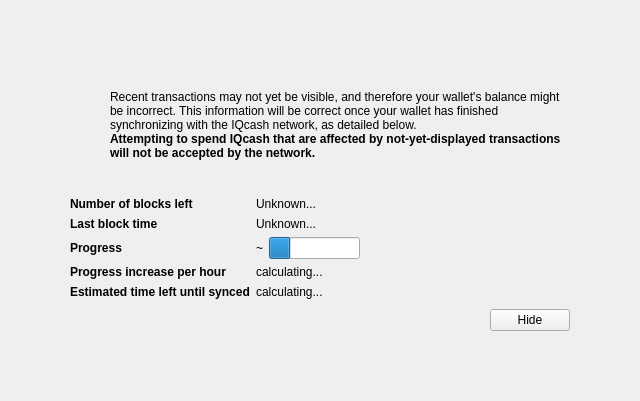
<?xml version="1.0" encoding="UTF-8"?>
<ui version="4.0">
 <class>ModalOverlay</class>
 <widget class="ModalOverlay" name="ModalOverlay">
  <property name="geometry">
   <rect>
    <x>0</x>
    <y>0</y>
    <width>640</width>
    <height>401</height>
   </rect>
  </property>
  <property name="windowTitle">
   <string>Form</string>
  </property>
  <layout class="QVBoxLayout" name="verticalLayout" stretch="0">
   <property name="sizeConstraint">
    <enum>QLayout::SetDefaultConstraint</enum>
   </property>
   <property name="leftMargin">
    <number>0</number>
   </property>
   <property name="topMargin">
    <number>0</number>
   </property>
   <property name="rightMargin">
    <number>0</number>
   </property>
   <property name="bottomMargin">
    <number>0</number>
   </property>
   <item>
    <widget class="QWidget" name="bgWidget" native="true">
     <property name="styleSheet">
      <string notr="true"/>
     </property>
     <layout class="QVBoxLayout" name="verticalLayoutMain" stretch="0">
      <property name="leftMargin">
       <number>60</number>
      </property>
      <property name="topMargin">
       <number>60</number>
      </property>
      <property name="rightMargin">
       <number>60</number>
      </property>
      <property name="bottomMargin">
       <number>60</number>
      </property>
      <item>
       <widget class="QWidget" name="contentWidget" native="true">
        <property name="styleSheet">
         <string notr="true"/>
        </property>
        <layout class="QVBoxLayout" name="verticalLayoutSub" stretch="1,0,0,0,0">
         <property name="spacing">
          <number>0</number>
         </property>
         <property name="leftMargin">
          <number>10</number>
         </property>
         <property name="topMargin">
          <number>10</number>
         </property>
         <property name="rightMargin">
          <number>10</number>
         </property>
         <property name="bottomMargin">
          <number>10</number>
         </property>
         <item>
          <layout class="QHBoxLayout" name="horizontalLayoutIconText" stretch="0,1">
           <property name="topMargin">
            <number>20</number>
           </property>
           <item>
            <layout class="QVBoxLayout" name="verticalLayoutIcon">
             <property name="leftMargin">
              <number>0</number>
             </property>
             <item>
              <widget class="QPushButton" name="warningIcon">
               <property name="enabled">
                <bool>false</bool>
               </property>
               <property name="text">
                <string/>
               </property>
               <property name="icon">
                <iconset>
                 <normaloff>:/icons/warning</normaloff>
                 <disabledoff>:/icons/warning</disabledoff>:/icons/warning</iconset>
               </property>
               <property name="iconSize">
                <size>
                 <width>48</width>
                 <height>48</height>
                </size>
               </property>
               <property name="flat">
                <bool>true</bool>
               </property>
              </widget>
             </item>
             <item>
              <spacer name="verticalSpacerWarningIcon">
               <property name="orientation">
                <enum>Qt::Vertical</enum>
               </property>
               <property name="sizeHint" stdset="0">
                <size>
                 <width>20</width>
                 <height>40</height>
                </size>
               </property>
              </spacer>
             </item>
            </layout>
           </item>
           <item>
            <layout class="QVBoxLayout" name="verticalLayoutInfoText">
             <property name="leftMargin">
              <number>0</number>
             </property>
             <property name="topMargin">
              <number>0</number>
             </property>
             <item>
              <widget class="QLabel" name="infoText">
               <property name="text">
                <string>Recent transactions may not yet be visible, and therefore your wallet's balance might be incorrect. This information will be correct once your wallet has finished synchronizing with the IQcash network, as detailed below.</string>
               </property>
               <property name="textFormat">
                <enum>Qt::RichText</enum>
               </property>
               <property name="wordWrap">
                <bool>true</bool>
               </property>
              </widget>
             </item>
             <item>
              <widget class="QLabel" name="infoTextStrong">
               <property name="font">
                <font>
                 <weight>75</weight>
                 <bold>true</bold>
                </font>
               </property>
               <property name="text">
                <string>Attempting to spend IQcash that are affected by not-yet-displayed transactions will not be accepted by the network.</string>
               </property>
               <property name="textFormat">
                <enum>Qt::RichText</enum>
               </property>
               <property name="wordWrap">
                <bool>true</bool>
               </property>
              </widget>
             </item>
             <item>
              <spacer name="verticalSpacerInTextSpace">
               <property name="orientation">
                <enum>Qt::Vertical</enum>
               </property>
               <property name="sizeHint" stdset="0">
                <size>
                 <width>20</width>
                 <height>40</height>
                </size>
               </property>
              </spacer>
             </item>
            </layout>
           </item>
          </layout>
         </item>
         <item>
          <spacer name="verticalSpacerAfterText">
           <property name="orientation">
            <enum>Qt::Vertical</enum>
           </property>
           <property name="sizeHint" stdset="0">
            <size>
             <width>20</width>
             <height>40</height>
            </size>
           </property>
          </spacer>
         </item>
         <item>
          <layout class="QFormLayout" name="formLayout">
           <property name="fieldGrowthPolicy">
            <enum>QFormLayout::FieldsStayAtSizeHint</enum>
           </property>
           <property name="horizontalSpacing">
            <number>6</number>
           </property>
           <property name="verticalSpacing">
            <number>6</number>
           </property>
           <property name="topMargin">
            <number>10</number>
           </property>
           <item row="0" column="0">
            <widget class="QLabel" name="labelNumberOfBlocksLeft">
             <property name="font">
              <font>
               <weight>75</weight>
               <bold>true</bold>
              </font>
             </property>
             <property name="text">
              <string>Number of blocks left</string>
             </property>
            </widget>
           </item>
           <item row="0" column="1">
            <widget class="QLabel" name="numberOfBlocksLeft">
             <property name="text">
              <string>Unknown...</string>
             </property>
            </widget>
           </item>
           <item row="1" column="0">
            <widget class="QLabel" name="labelLastBlockTime">
             <property name="font">
              <font>
               <weight>75</weight>
               <bold>true</bold>
              </font>
             </property>
             <property name="text">
              <string>Last block time</string>
             </property>
            </widget>
           </item>
           <item row="1" column="1">
            <widget class="QLabel" name="newestBlockDate">
             <property name="sizePolicy">
              <sizepolicy hsizetype="Maximum" vsizetype="Preferred">
               <horstretch>0</horstretch>
               <verstretch>0</verstretch>
              </sizepolicy>
             </property>
             <property name="text">
              <string>Unknown...</string>
             </property>
            </widget>
           </item>
           <item row="2" column="0">
            <widget class="QLabel" name="labelSyncDone">
             <property name="font">
              <font>
               <weight>75</weight>
               <bold>true</bold>
              </font>
             </property>
             <property name="text">
              <string>Progress</string>
             </property>
            </widget>
           </item>
           <item row="2" column="1">
            <layout class="QHBoxLayout" name="horizontalLayoutSync" stretch="0,1">
             <item>
              <widget class="QLabel" name="percentageProgress">
               <property name="text">
                <string>~</string>
               </property>
              </widget>
             </item>
             <item>
              <widget class="QProgressBar" name="progressBar">
               <property name="value">
                <number>24</number>
               </property>
               <property name="format">
                <string/>
               </property>
              </widget>
             </item>
            </layout>
           </item>
           <item row="4" column="0">
            <widget class="QLabel" name="labelProgressIncrease">
             <property name="font">
              <font>
               <weight>75</weight>
               <bold>true</bold>
              </font>
             </property>
             <property name="text">
              <string>Progress increase per hour</string>
             </property>
            </widget>
           </item>
           <item row="4" column="1">
            <widget class="QLabel" name="progressIncreasePerH">
             <property name="text">
              <string>calculating...</string>
             </property>
            </widget>
           </item>
           <item row="5" column="0">
            <widget class="QLabel" name="labelEstimatedTimeLeft">
             <property name="font">
              <font>
               <weight>75</weight>
               <bold>true</bold>
              </font>
             </property>
             <property name="text">
              <string>Estimated time left until synced</string>
             </property>
            </widget>
           </item>
           <item row="5" column="1">
            <widget class="QLabel" name="expectedTimeLeft">
             <property name="text">
              <string>calculating...</string>
             </property>
            </widget>
           </item>
          </layout>
         </item>
         <item>
          <layout class="QHBoxLayout" name="horizontalLayoutButtons">
           <property name="leftMargin">
            <number>10</number>
           </property>
           <property name="topMargin">
            <number>10</number>
           </property>
           <item>
            <spacer name="horizontalSpacer">
             <property name="orientation">
              <enum>Qt::Horizontal</enum>
             </property>
             <property name="sizeHint" stdset="0">
              <size>
               <width>40</width>
               <height>20</height>
              </size>
             </property>
            </spacer>
           </item>
           <item>
            <widget class="QPushButton" name="closeButton">
             <property name="text">
              <string>Hide</string>
             </property>
            </widget>
           </item>
          </layout>
         </item>
         <item>
          <layout class="QVBoxLayout" name="verticalLayout_2">
           <item>
            <spacer name="verticalSpacer">
             <property name="orientation">
              <enum>Qt::Vertical</enum>
             </property>
             <property name="sizeHint" stdset="0">
              <size>
               <width>20</width>
               <height>40</height>
              </size>
             </property>
            </spacer>
           </item>
          </layout>
         </item>
        </layout>
       </widget>
      </item>
     </layout>
    </widget>
   </item>
  </layout>
 </widget>
 <customwidgets>
  <customwidget>
   <class>ModalOverlay</class>
   <extends>QWidget</extends>
   <header>modaloverlay.h</header>
   <container>1</container>
  </customwidget>
 </customwidgets>
 <resources/>
 <connections/>
</ui>
